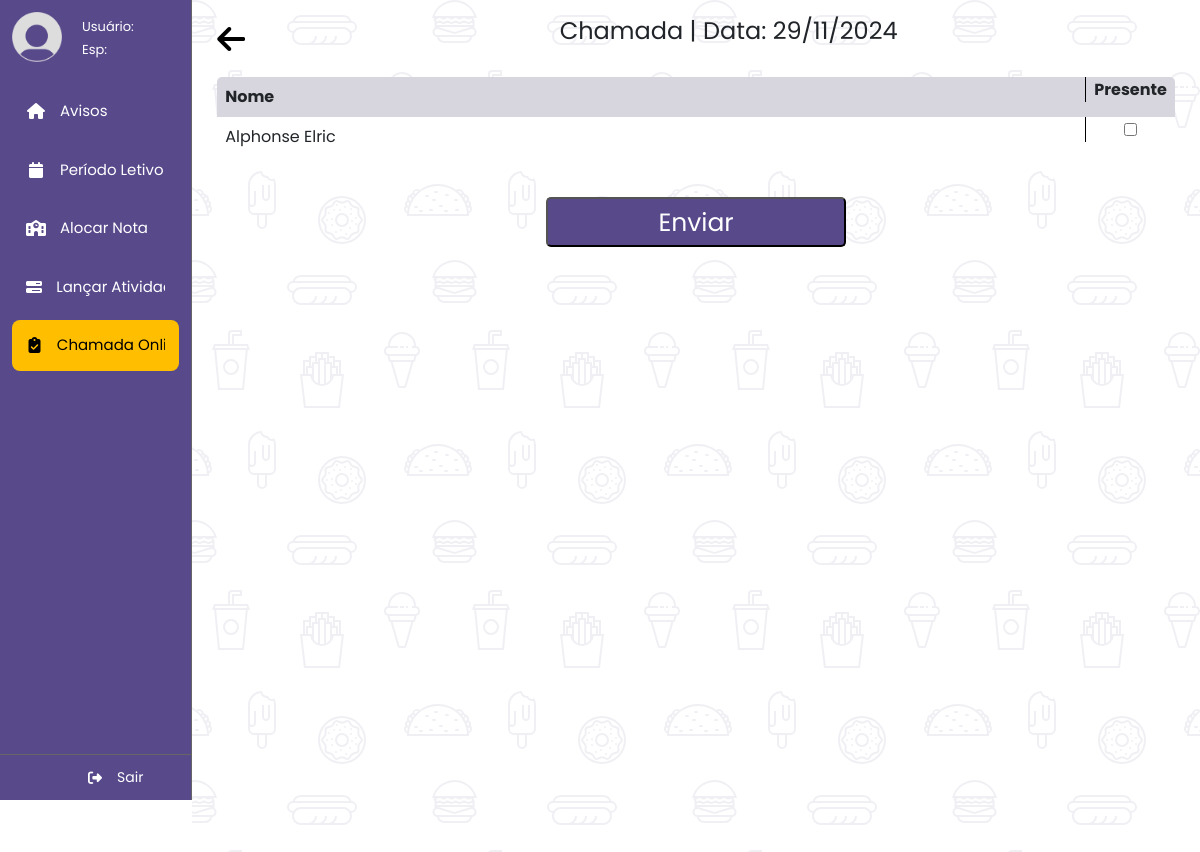
/professor/professor.php?pagina=professor-chamada-lista&turma=B2, run on an earlier commit of the app's database.
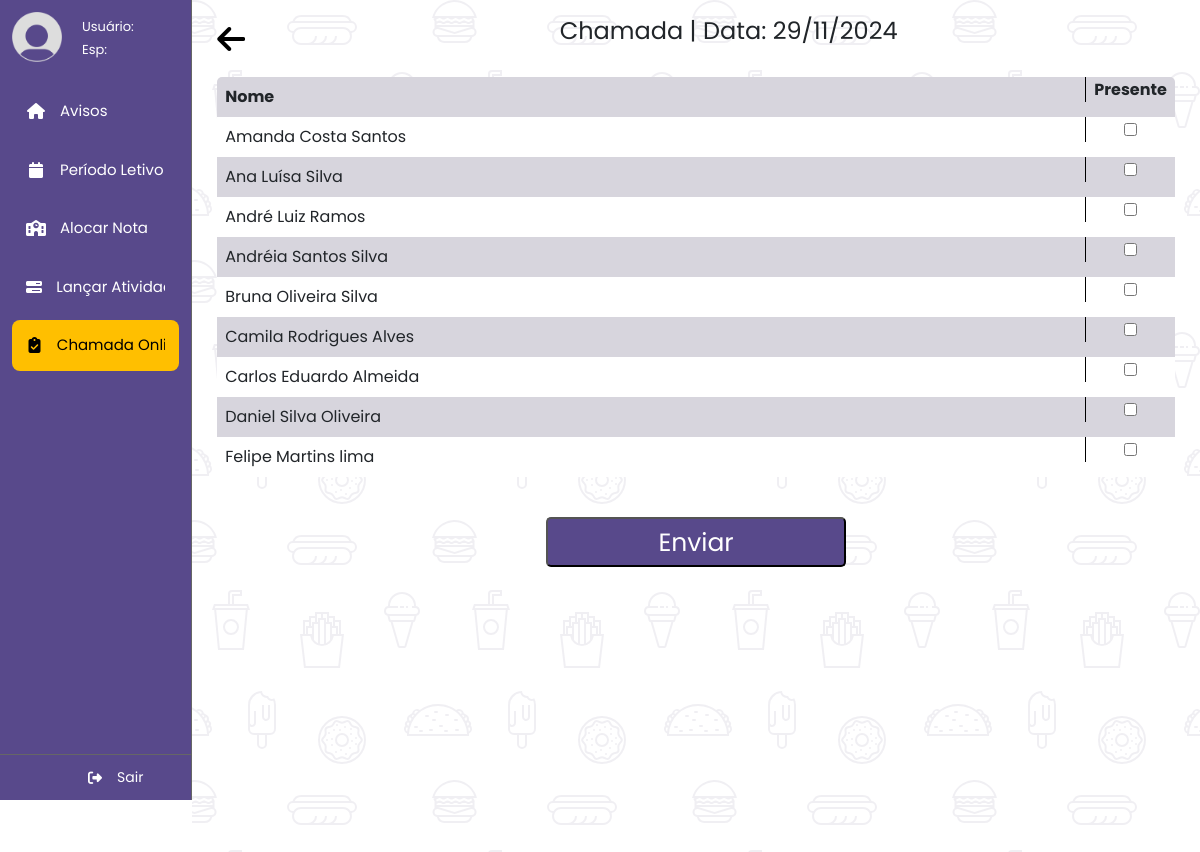
And on a later commit of the database.
### tables this page shows
CREATE TABLE `tb_usuarios` (
  `usuario` varchar(30) NOT NULL,
  `senha` varchar(30) NOT NULL,
  `divisao` varchar(10) NOT NULL,
  `nome` varchar(60) NOT NULL
);

### professor/professor-chamada-lista.php (the view, shortened to what this page needs)
<?php
  include "../database.php";
  $turma_chamada = $_GET["turma"];
  $sql = "SELECT * FROM tb_usuarios ORDER BY nome ASC";
  $result = mysqli_query($conn, $sql);
  $data_atual = date("d/m/Y");
?>
<head>
  <link rel="stylesheet" href="styles/professor-chamada-lista.css">
</head>
<main>
  <div class="main-content">
    <div class="topside-div">
      <div class="topside-content">
        <div class="chamada-botao">
          <a href="professor.php?pagina=professor-chamada">
            <i class="fa-solid fa-arrow-left"></i>
          </a>
        </div>
        <div class="chamada-titulo">
          <p><?php echo "Chamada | Data: {$data_atual}"; ?></p>
        </div>
      </div>
    </div>
    <div class="bottomside-div">
      <div class="table-div">
        <table>
          <tr>
            <th>Nome</th>
            <th class="td-input">Presente</th>
          </tr>
          <?php
            if (mysqli_num_rows($result) > 0)
            {
              while ($row = mysqli_fetch_assoc($result))
              {
                if ($row["divisao"] == "aluno")
                {
                  $aluno_sql = "SELECT * FROM tb_aluno WHERE usuario = '{$row["usuario"]}' AND turma = '{$turma_chamada}' ";
                  $aluno_result = mysqli_query($conn, $aluno_sql);
                  $aluno_row = mysqli_fetch_assoc($aluno_result);
                  if ($aluno_row["usuario"] == $row["usuario"])
                  {
                    echo
                    "
                      <tr>
                        <td class='td-nome'>{$row["nome"]}</td>
                        <td class='td-input'><input type='checkbox'/></td>
                      </tr>
                    ";
                  }
                }
              }
            }
          ?>
        </table>
        <div class="button-div">
          <a href="professor.php?pagina=professor-chamada">
            <button>
              Enviar
            </button>
          </a>
        </div>
      </div>
    </div>
  </div>
</main>

What changed in the data, as far as the page shows it:
removed tb_usuarios: nome "Alphonse Elric"
added tb_usuarios: nome "Amanda Costa Santos"
added tb_usuarios: nome "Ana Luísa Silva"
added tb_usuarios: nome "André Luiz Ramos"
added tb_usuarios: nome "Andréia Santos Silva"
added tb_usuarios: nome "Bruna Oliveira Silva"
added tb_usuarios: nome "Camila Rodrigues Alves"
added tb_usuarios: nome "Carlos Eduardo Almeida"
added tb_usuarios: nome "Daniel Silva Oliveira"
added tb_usuarios: nome "Felipe Martins lima"
